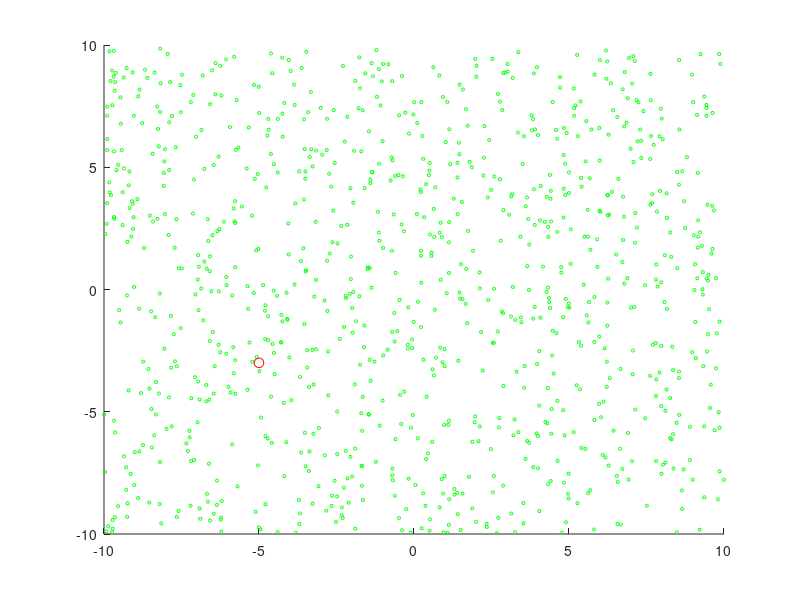

Write MATLAB code to recreate this figure. (Note: this script raises an error after producing the figure.)
close all; clear all; clc;
%% Implementing the velocity motion model
alpha = [.1, .01, .01, .1];
sigma_range = .1;
sigma_bearing = .05;

dt = .1;
x = -5;
y = -3;
theta = 90*pi/180;

num_points = 1000;

landmarks =   [-7 8;
               6 4;
               6 -4];
             
landmarks = randn(10,2)*10;
         
num_landmarks = size(landmarks);
         
range = zeros([num_landmarks(1),1]);
bearing = zeros([num_landmarks(1),1]);

t = 0:dt:20;

v_hist = [];
w_hist = [];
state_hist = [];
state_est_hist = [];
sigma_hist = [];
range_hist = [];
bearing_hist = [];
K_hist = [];

mu = [x;y;theta];

figure(1)

% Create a set of random uniformly distributed particles
points = rand(num_points,3);
points(:,1:2) = points(:,1:2)*20 - 10;
points(:,3) = points(:,3)*2*pi;
%points(:,3) = pi/2;

for i=1:length(t)

    clf
    scatter(points(:,1),points(:,2),5,'g')
    hold on
    scatter(x,y,50,'r')
    axis([-10,10,-10,10])
    pause(.01)
    
    % Calculate the commanded linear and angular velocities
    v = 1 + .5*cos(2*pi*(.2*t(i)));
    w = -.2 + 2.0*cos(2*pi*(.6*t(i)));
    
    % These are the actual linear and angular velocities
    vhat = v + alpha(1)*v^2*randn() + alpha(2)*w^2*randn();
    what = w + alpha(3)*v^2*randn() + alpha(4)*w^2*randn();
    
    v_hist = [v_hist;v];
    w_hist = [w_hist;w];
    
    % Integrate the velocities to get position and heading
    % Radius motion model (from pg 126 in Probabilistic Robotics book)
    x = x - vhat/what*sin(theta) + vhat/what*sin(theta+what*dt);
    y = y + vhat/what*cos(theta) - vhat/what*cos(theta+what*dt);    
    theta = theta + what*dt;    
    state_hist = [state_hist; x y theta];
    
    % Get measurements from landmarks (range and bearing)
    for j=1:num_landmarks(1)
        range_reading = landmarks(j,:) - [x,y] + sigma_range*randn()*0;
        range(j,:) = norm(range_reading);
        bearing(j,:) = atan2(range_reading(2),range_reading(1)) - theta + sigma_bearing*randn()*0;
    end
    
    u = [v;w];
    z = [range';bearing'];
        
    range_hist = [range_hist; range'];
    bearing_hist = [bearing_hist; bearing'];
    
    % Get an estimate of state using a particle filter
    [points,mu] = particle_filter_localization(points,u,z',landmarks,dt,sigma_range,sigma_bearing,alpha);
    
    state_est_hist = [state_est_hist; mu];
    
    
    %waitforbuttonpress;
    
end

% Draw the robot
%drawRobot(state_hist(:,1),state_hist(:,2),state_hist(:,3),landmarks,range_hist,bearing_hist,t)

figure(1)
hold on
plot(state_hist(:,1),state_hist(:,2),'b')
plot(state_est_hist(:,1),state_est_hist(:,2),'r')

figure(2)
subplot(3,1,1)
plot(t,state_hist(:,1)-state_est_hist(:,1),'b')
hold on
%plot(t,2*sqrt(sigma_hist(:,1)),'r')
%plot(t,-2*sqrt(sigma_hist(:,1)),'r')
ylabel('x position error (m)')
subplot(3,1,2)
plot(t,state_hist(:,2)-state_est_hist(:,2),'b')
hold on
%plot(t,2*sqrt(sigma_hist(:,2)),'r')
%plot(t,-2*sqrt(sigma_hist(:,2)),'r')
ylabel('y position error (m)')
subplot(3,1,3)
plot(t,state_hist(:,3)-state_est_hist(:,3),'b')
hold on
%plot(t,2*sqrt(sigma_hist(:,3)),'r')
%plot(t,-2*sqrt(sigma_hist(:,3)),'r')
ylabel('Heading error (rad)')